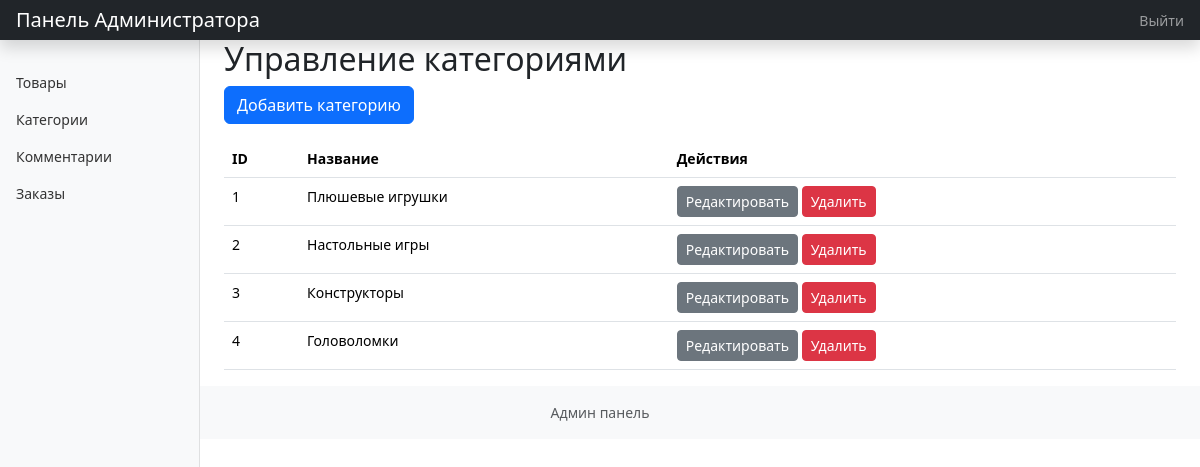
/admin_panel/categories.php (signed in), run on the app's committed database.
### tables this page shows
CREATE TABLE `Categories` (
  `CategoryId` int NOT NULL AUTO_INCREMENT,
  `CategoryName` varchar(255) NOT NULL,
  PRIMARY KEY (`CategoryId`)
);

### admin_panel/admin_functions.php (called while the page is built, shortened)
<?php
require_once '../include/db_connect.php';
function getAllCategories() {
    global $conn;
    $sql = "SELECT CategoryId, CategoryName FROM Categories";
    $result = $conn->query($sql);
    $categories = [];
    while ($row = $result->fetch_assoc()) {
        $categories[] = $row;
    }
    return $categories;
}
?>

### admin_panel/categories.php (the view, shortened to what this page needs)
<?php
require_once 'admin_functions.php';
?>
<!DOCTYPE html>
<html lang="ru">
<head>
    <link href="https://cdn.jsdelivr.net/npm/bootstrap@5.3.2/dist/css/bootstrap.min.css" rel="stylesheet">
    <link rel="stylesheet" href="style.css">
</head>
<body>
<?php include 'include/admin_header.php';?>
    <div class="container-fluid">
        <div class="row">
           <?php include 'include/admin_sidebar.php';?>
            <main class="col-md-9 ms-sm-auto col-lg-10 px-md-4">
                <h2>Управление категориями</h2>
                <a href="add_category.php" class="btn btn-primary mb-3">Добавить категорию</a>
                <table class="table">
                    <thead>
                        <tr>
                            <th>ID</th>
                            <th>Название</th>
                            <th>Действия</th>
                        </tr>
                    </thead>
                    <tbody>
                        <?php
                        $categories = getAllCategories();
                        if ($categories) {
                            foreach ($categories as $category) {
                                echo "<tr>";
                                echo "<td>" . htmlspecialchars($category['CategoryId']) . "</td>";
                                echo "<td>" . htmlspecialchars($category['CategoryName']) . "</td>";
                                echo "<td>";
                                echo "<a href='edit_category.php?id=" . htmlspecialchars($category['CategoryId']) . "' class='btn btn-sm btn-secondary'>Редактировать</a> ";
                                echo "<a href='delete_category.php?id=" . htmlspecialchars($category['CategoryId']) . "' class='btn btn-sm btn-danger'>Удалить</a>";
                                echo "</td>";
                                echo "</tr>";
                            }
                        }
                        ?>
                    </tbody>
                </table>
            </main>
        </div>
    </div>
    <?php include 'include/admin_footer.php';?>
</body>
</html>

### admin_panel/style.css (style rules this page uses)
body { font-size: .875rem; }

### data on the page
categories: CategoryId "1", CategoryName "Плюшевые игрушки"
categories: CategoryId "2", CategoryName "Настольные игры"
categories: CategoryId "3", CategoryName "Конструкторы"
categories: CategoryId "4", CategoryName "Головоломки"
